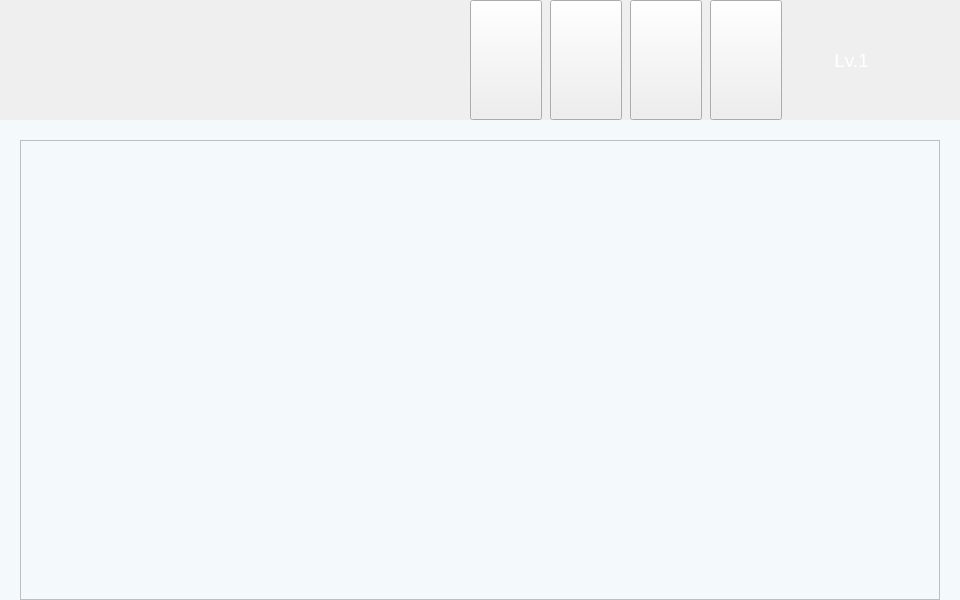
<?xml version="1.0" encoding="UTF-8"?>
<ui version="4.0">
 <class>WeeduMainWidget</class>
 <widget class="QWidget" name="WeeduMainWidget">
  <property name="geometry">
   <rect>
    <x>0</x>
    <y>0</y>
    <width>960</width>
    <height>600</height>
   </rect>
  </property>
  <property name="minimumSize">
   <size>
    <width>960</width>
    <height>600</height>
   </size>
  </property>
  <property name="windowTitle">
   <string>Form</string>
  </property>
  <layout class="QVBoxLayout" name="verticalLayout">
   <property name="leftMargin">
    <number>0</number>
   </property>
   <property name="topMargin">
    <number>0</number>
   </property>
   <property name="rightMargin">
    <number>0</number>
   </property>
   <property name="bottomMargin">
    <number>0</number>
   </property>
   <item>
    <widget class="QWidget" name="widgetBack" native="true">
     <layout class="QVBoxLayout" name="verticalLayout_2" stretch="120,480">
      <property name="spacing">
       <number>0</number>
      </property>
      <property name="leftMargin">
       <number>0</number>
      </property>
      <property name="topMargin">
       <number>0</number>
      </property>
      <property name="rightMargin">
       <number>0</number>
      </property>
      <property name="bottomMargin">
       <number>0</number>
      </property>
      <item>
       <widget class="QWidget" name="widgetTop" native="true">
        <property name="maximumSize">
         <size>
          <width>16777215</width>
          <height>120</height>
         </size>
        </property>
        <property name="styleSheet">
         <string notr="true">QWidget#widgetTop
{
border-image: url(:/images/widgetTopBg.png);
}</string>
        </property>
        <widget class="QLabel" name="labelLogo">
         <property name="geometry">
          <rect>
           <x>50</x>
           <y>30</y>
           <width>185</width>
           <height>50</height>
          </rect>
         </property>
         <property name="styleSheet">
          <string notr="true">border-image: url(:/images/mainLogo.png);</string>
         </property>
         <property name="text">
          <string/>
         </property>
        </widget>
        <widget class="QWidget" name="widgetHead" native="true">
         <property name="geometry">
          <rect>
           <x>820</x>
           <y>20</y>
           <width>128</width>
           <height>80</height>
          </rect>
         </property>
         <property name="styleSheet">
          <string notr="true">QWidget#widgetHead
{
border-image: url(:/images/headBg.png);
}</string>
         </property>
         <widget class="ClickedLabel" name="label_head">
          <property name="geometry">
           <rect>
            <x>62</x>
            <y>12</y>
            <width>50</width>
            <height>50</height>
           </rect>
          </property>
          <property name="text">
           <string/>
          </property>
         </widget>
         <widget class="QLabel" name="label_grade">
          <property name="geometry">
           <rect>
            <x>10</x>
            <y>20</y>
            <width>43</width>
            <height>40</height>
           </rect>
          </property>
          <property name="font">
           <font>
            <pointsize>14</pointsize>
           </font>
          </property>
          <property name="styleSheet">
           <string notr="true">color: #ffffff;</string>
          </property>
          <property name="text">
           <string>Lv.1</string>
          </property>
          <property name="alignment">
           <set>Qt::AlignCenter</set>
          </property>
         </widget>
        </widget>
        <widget class="QWidget" name="widget" native="true">
         <property name="geometry">
          <rect>
           <x>470</x>
           <y>0</y>
           <width>314</width>
           <height>120</height>
          </rect>
         </property>
         <widget class="QPushButton" name="pushButton">
          <property name="geometry">
           <rect>
            <x>0</x>
            <y>0</y>
            <width>72</width>
            <height>120</height>
           </rect>
          </property>
          <property name="styleSheet">
           <string notr="true">border-image: url(:/images/btn_selectedBg.png);</string>
          </property>
          <property name="text">
           <string/>
          </property>
         </widget>
         <widget class="QPushButton" name="pushButton_2">
          <property name="geometry">
           <rect>
            <x>80</x>
            <y>0</y>
            <width>72</width>
            <height>120</height>
           </rect>
          </property>
          <property name="styleSheet">
           <string notr="true">border-image: url(:/images/btn_selectedBg.png);</string>
          </property>
          <property name="text">
           <string/>
          </property>
         </widget>
         <widget class="QPushButton" name="pushButton_3">
          <property name="geometry">
           <rect>
            <x>160</x>
            <y>0</y>
            <width>72</width>
            <height>120</height>
           </rect>
          </property>
          <property name="styleSheet">
           <string notr="true">border-image: url(:/images/btn_selectedBg.png);</string>
          </property>
          <property name="text">
           <string/>
          </property>
         </widget>
         <widget class="QPushButton" name="pushButton_4">
          <property name="geometry">
           <rect>
            <x>240</x>
            <y>0</y>
            <width>72</width>
            <height>120</height>
           </rect>
          </property>
          <property name="styleSheet">
           <string notr="true">border-image: url(:/images/btn_selectedBg.png);</string>
          </property>
          <property name="text">
           <string/>
          </property>
         </widget>
        </widget>
       </widget>
      </item>
      <item>
       <widget class="QWidget" name="widgetBottom" native="true">
        <property name="styleSheet">
         <string notr="true">QWidget#widgetBottom
{
background-color: #F4F9FC;
}</string>
        </property>
        <layout class="QVBoxLayout" name="verticalLayout_3">
         <property name="spacing">
          <number>0</number>
         </property>
         <property name="leftMargin">
          <number>20</number>
         </property>
         <property name="topMargin">
          <number>20</number>
         </property>
         <property name="rightMargin">
          <number>20</number>
         </property>
         <property name="bottomMargin">
          <number>0</number>
         </property>
         <item>
          <widget class="QListWidget" name="listWidget">
           <property name="focusPolicy">
            <enum>Qt::NoFocus</enum>
           </property>
           <property name="styleSheet">
            <string notr="true">QListWidget
{
	background-color: #F4F9FC;
    /*color:black;        前景色：文字颜色*/
    /*margin:0px,50px,0px,0px;*/   /*上、下、左、右，间距*/
}

/**/
QListWidget::item
{
	height: 180px;
    margin-top:0px;
    margin-bottom:10px;
}


/*QListWidget::item:hover
{
    show-decoration-selected:5;
    background:skyblue;
}*/

/*QListWidget::item:selected
{
    /*border:0px;
    background:lightgray;
    padding:0px;
    margin:0px;
    color:red;
}*/

/*上次选择后保留的状态，鼠标离开后显示
QListWidget::item:selected:!active
{
    border-width:0px;
    background:lightgreen;
}
*/</string>
           </property>
          </widget>
         </item>
        </layout>
       </widget>
      </item>
     </layout>
    </widget>
   </item>
  </layout>
 </widget>
 <customwidgets>
  <customwidget>
   <class>ClickedLabel</class>
   <extends>QLabel</extends>
   <header>utility/widget/clicklabel.h</header>
  </customwidget>
 </customwidgets>
 <resources/>
 <connections/>
</ui>
